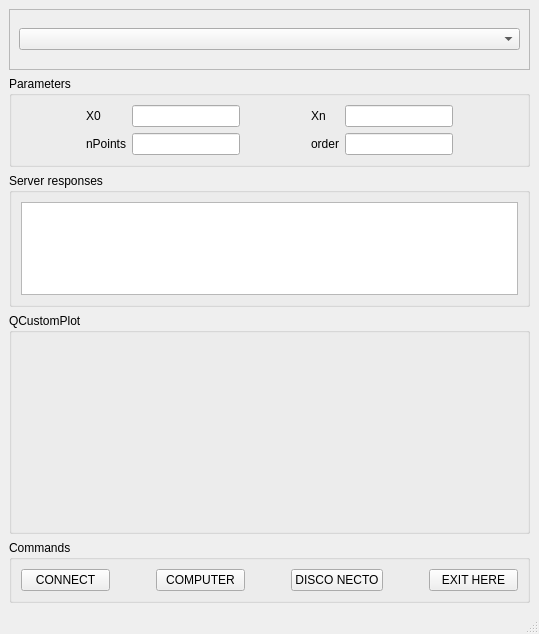
<?xml version="1.0" encoding="UTF-8"?>
<ui version="4.0">
 <class>MainWindow</class>
 <widget class="QMainWindow" name="MainWindow">
  <property name="geometry">
   <rect>
    <x>0</x>
    <y>0</y>
    <width>539</width>
    <height>634</height>
   </rect>
  </property>
  <property name="windowTitle">
   <string>MainWindow</string>
  </property>
  <widget class="QWidget" name="centralwidget">
   <layout class="QVBoxLayout" name="verticalLayout">
    <item>
     <widget class="QFrame" name="frame">
      <property name="minimumSize">
       <size>
        <width>0</width>
        <height>61</height>
       </size>
      </property>
      <property name="frameShape">
       <enum>QFrame::StyledPanel</enum>
      </property>
      <property name="frameShadow">
       <enum>QFrame::Raised</enum>
      </property>
      <layout class="QVBoxLayout" name="verticalLayout_3">
       <item>
        <widget class="QComboBox" name="functionCombo">
         <property name="minimumSize">
          <size>
           <width>221</width>
           <height>20</height>
          </size>
         </property>
        </widget>
       </item>
      </layout>
     </widget>
    </item>
    <item>
     <widget class="QGroupBox" name="groupBox_2">
      <property name="title">
       <string>Parameters</string>
      </property>
      <layout class="QGridLayout" name="gridLayout">
       <item row="0" column="2">
        <widget class="QLineEdit" name="xStart"/>
       </item>
       <item row="0" column="6">
        <spacer name="horizontalSpacer_3">
         <property name="orientation">
          <enum>Qt::Horizontal</enum>
         </property>
         <property name="sizeHint" stdset="0">
          <size>
           <width>40</width>
           <height>20</height>
          </size>
         </property>
        </spacer>
       </item>
       <item row="0" column="3">
        <spacer name="horizontalSpacer">
         <property name="orientation">
          <enum>Qt::Horizontal</enum>
         </property>
         <property name="sizeHint" stdset="0">
          <size>
           <width>40</width>
           <height>20</height>
          </size>
         </property>
        </spacer>
       </item>
       <item row="0" column="5">
        <widget class="QLineEdit" name="xEnd"/>
       </item>
       <item row="1" column="2">
        <widget class="QLineEdit" name="nPoints"/>
       </item>
       <item row="0" column="0">
        <spacer name="horizontalSpacer_2">
         <property name="orientation">
          <enum>Qt::Horizontal</enum>
         </property>
         <property name="sizeHint" stdset="0">
          <size>
           <width>40</width>
           <height>20</height>
          </size>
         </property>
        </spacer>
       </item>
       <item row="0" column="1">
        <widget class="QLabel" name="label">
         <property name="text">
          <string>X0</string>
         </property>
        </widget>
       </item>
       <item row="1" column="5">
        <widget class="QLineEdit" name="Order"/>
       </item>
       <item row="0" column="4">
        <widget class="QLabel" name="label_2">
         <property name="text">
          <string>Xn</string>
         </property>
        </widget>
       </item>
       <item row="1" column="1">
        <widget class="QLabel" name="label_3">
         <property name="text">
          <string>nPoints</string>
         </property>
        </widget>
       </item>
       <item row="1" column="4">
        <widget class="QLabel" name="label_4">
         <property name="text">
          <string>order</string>
         </property>
        </widget>
       </item>
      </layout>
     </widget>
    </item>
    <item>
     <widget class="QGroupBox" name="groupBox">
      <property name="title">
       <string>Server responses</string>
      </property>
      <layout class="QHBoxLayout" name="horizontalLayout">
       <item>
        <widget class="QTextEdit" name="textEdit"/>
       </item>
      </layout>
     </widget>
    </item>
    <item>
     <widget class="QGroupBox" name="groupBox_3">
      <property name="minimumSize">
       <size>
        <width>511</width>
        <height>221</height>
       </size>
      </property>
      <property name="title">
       <string>QCustomPlot</string>
      </property>
      <layout class="QVBoxLayout" name="verticalLayout_2">
       <item>
        <widget class="QCustomPlot" name="CustomPlotCanvas" native="true">
         <property name="minimumSize">
          <size>
           <width>411</width>
           <height>181</height>
          </size>
         </property>
        </widget>
       </item>
      </layout>
     </widget>
    </item>
    <item>
     <widget class="QGroupBox" name="groupBox_4">
      <property name="title">
       <string>Commands</string>
      </property>
      <layout class="QHBoxLayout" name="horizontalLayout_2">
       <item>
        <widget class="QPushButton" name="connectButton">
         <property name="text">
          <string>CONNECT</string>
         </property>
        </widget>
       </item>
       <item>
        <spacer name="horizontalSpacer_4">
         <property name="orientation">
          <enum>Qt::Horizontal</enum>
         </property>
         <property name="sizeType">
          <enum>QSizePolicy::Fixed</enum>
         </property>
         <property name="sizeHint" stdset="0">
          <size>
           <width>40</width>
           <height>20</height>
          </size>
         </property>
        </spacer>
       </item>
       <item>
        <widget class="QPushButton" name="computeButton">
         <property name="text">
          <string>COMPUTER</string>
         </property>
        </widget>
       </item>
       <item>
        <spacer name="horizontalSpacer_5">
         <property name="orientation">
          <enum>Qt::Horizontal</enum>
         </property>
         <property name="sizeType">
          <enum>QSizePolicy::Fixed</enum>
         </property>
         <property name="sizeHint" stdset="0">
          <size>
           <width>40</width>
           <height>20</height>
          </size>
         </property>
        </spacer>
       </item>
       <item>
        <widget class="QPushButton" name="disconnectButton">
         <property name="text">
          <string>DISCO NECTO</string>
         </property>
        </widget>
       </item>
       <item>
        <spacer name="horizontalSpacer_6">
         <property name="orientation">
          <enum>Qt::Horizontal</enum>
         </property>
         <property name="sizeType">
          <enum>QSizePolicy::Fixed</enum>
         </property>
         <property name="sizeHint" stdset="0">
          <size>
           <width>40</width>
           <height>20</height>
          </size>
         </property>
        </spacer>
       </item>
       <item>
        <widget class="QPushButton" name="exitButton">
         <property name="text">
          <string>EXIT HERE</string>
         </property>
        </widget>
       </item>
      </layout>
     </widget>
    </item>
   </layout>
  </widget>
  <widget class="QStatusBar" name="statusBar"/>
 </widget>
 <customwidgets>
  <customwidget>
   <class>QCustomPlot</class>
   <extends>QWidget</extends>
   <header location="global">qcustomplot.h</header>
   <container>1</container>
  </customwidget>
 </customwidgets>
 <resources/>
 <connections/>
</ui>
